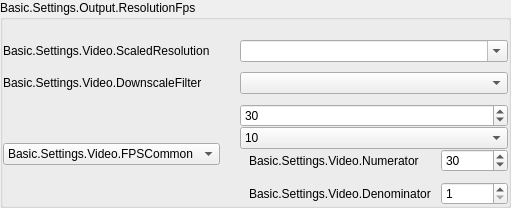
                  <widget class="QGroupBox" name="groupBoxOutputResolutionFps">
                   <property name="title">
                    <string>Basic.Settings.Output.ResolutionFps</string>
                   </property>
                   <layout class="QGridLayout" name="gridLayout_3" columnstretch="0,1">
                    <property name="leftMargin">
                     <number>0</number>
                    </property>
                    <property name="topMargin">
                     <number>20</number>
                    </property>
                    <property name="rightMargin">
                     <number>0</number>
                    </property>
                    <property name="bottomMargin">
                     <number>0</number>
                    </property>
                    <property name="horizontalSpacing">
                     <number>20</number>
                    </property>
                    <property name="verticalSpacing">
                     <number>10</number>
                    </property>
                    <item row="0" column="0">
                     <widget class="QLabel" name="label_71">
                      <property name="sizePolicy">
                       <sizepolicy hsizetype="Preferred" vsizetype="Expanding">
                        <horstretch>0</horstretch>
                        <verstretch>0</verstretch>
                       </sizepolicy>
                      </property>
                      <property name="text">
                       <string>Basic.Settings.Video.ScaledResolution</string>
                      </property>
                      <property name="wordWrap">
                       <bool>true</bool>
                      </property>
                      <property name="buddy">
                       <cstring>outputResolution</cstring>
                      </property>
                      <property name="useFor" stdset="0">
                       <string notr="true">FormLabelRole</string>
                      </property>
                     </widget>
                    </item>
                    <item row="0" column="1">
                     <widget class="PLSEditableComboBox" name="outputResolution_2">
                      <property name="editable">
                       <bool>true</bool>
                      </property>
                      <property name="currentText">
                       <string notr="true"/>
                      </property>
                      <property name="uistep" stdset="0">
                       <string notr="true">Output (Scaled) Resolution</string>
                      </property>
                     </widget>
                    </item>
                    <item row="1" column="0">
                     <widget class="QLabel" name="label_68">
                      <property name="sizePolicy">
                       <sizepolicy hsizetype="Preferred" vsizetype="Expanding">
                        <horstretch>0</horstretch>
                        <verstretch>0</verstretch>
                       </sizepolicy>
                      </property>
                      <property name="text">
                       <string>Basic.Settings.Video.DownscaleFilter</string>
                      </property>
                      <property name="wordWrap">
                       <bool>true</bool>
                      </property>
                      <property name="useFor" stdset="0">
                       <string notr="true">FormLabelRole</string>
                      </property>
                     </widget>
                    </item>
                    <item row="1" column="1">
                     <widget class="PLSComboBox" name="downscaleFilter">
                      <property name="enabled">
                       <bool>true</bool>
                      </property>
                      <property name="uistep" stdset="0">
                       <string notr="true">Downscale Filter</string>
                      </property>
                     </widget>
                    </item>
                    <item row="2" column="0">
                     <widget class="PLSComboBox" name="fpsType">
                      <property name="sizePolicy">
                       <sizepolicy hsizetype="Preferred" vsizetype="Fixed">
                        <horstretch>0</horstretch>
                        <verstretch>0</verstretch>
                       </sizepolicy>
                      </property>
                      <property name="currentText">
                       <string>Basic.Settings.Video.FPSCommon</string>
                      </property>
                      <property name="sizeAdjustPolicy">
                       <enum>QComboBox::AdjustToContents</enum>
                      </property>
                      <property name="uistep" stdset="0">
                       <string notr="true">FPS Type</string>
                      </property>
                      <item>
                       <property name="text">
                        <string>Basic.Settings.Video.FPSCommon</string>
                       </property>
                      </item>
                      <item>
                       <property name="text">
                        <string>Basic.Settings.Video.FPSInteger</string>
                       </property>
                      </item>
                      <item>
                       <property name="text">
                        <string>Basic.Settings.Video.FPSFraction</string>
                       </property>
                      </item>
                     </widget>
                    </item>
                    <item row="2" column="1">
                     <layout class="QVBoxLayout" name="verticalLayout_7">
                      <property name="spacing">
                       <number>0</number>
                      </property>
                      <item>
                       <widget class="PLSSpinBox" name="fpsInteger">
                        <property name="sizePolicy">
                         <sizepolicy hsizetype="Expanding" vsizetype="Fixed">
                          <horstretch>0</horstretch>
                          <verstretch>0</verstretch>
                         </sizepolicy>
                        </property>
                        <property name="minimum">
                         <number>1</number>
                        </property>
                        <property name="maximum">
                         <number>120</number>
                        </property>
                        <property name="value">
                         <number>30</number>
                        </property>
                       </widget>
                      </item>
                      <item>
                       <widget class="PLSComboBox" name="fpsCommon">
                        <property name="currentText">
                         <string notr="true">10</string>
                        </property>
                        <property name="currentIndex">
                         <number>0</number>
                        </property>
                        <property name="uistep" stdset="0">
                         <string notr="true">Common FPS Values</string>
                        </property>
                        <item>
                         <property name="text">
                          <string notr="true">10</string>
                         </property>
                        </item>
                        <item>
                         <property name="text">
                          <string notr="true">20</string>
                         </property>
                        </item>
                        <item>
                         <property name="text">
                          <string>24 NTSC</string>
                         </property>
                        </item>
                        <item>
                         <property name="text">
                          <string>25 PAL</string>
                         </property>
                        </item>
                        <item>
                         <property name="text">
                          <string notr="true">29.97</string>
                         </property>
                        </item>
                        <item>
                         <property name="text">
                          <string notr="true">30</string>
                         </property>
                        </item>
                        <item>
                         <property name="text">
                          <string notr="true">48</string>
                         </property>
                        </item>
                        <item>
                         <property name="text">
                          <string>50 PAL</string>
                         </property>
                        </item>
                        <item>
                         <property name="text">
                          <string notr="true">59.94</string>
                         </property>
                        </item>
                        <item>
                         <property name="text">
                          <string notr="true">60</string>
                         </property>
                        </item>
                       </widget>
                      </item>
                      <item>
                       <widget class="QWidget" name="fpsDenNumWidget" native="true">
                        <layout class="QGridLayout" name="gridLayout">
                         <property name="topMargin">
                          <number>0</number>
                         </property>
                         <property name="rightMargin">
                          <number>0</number>
                         </property>
                         <property name="bottomMargin">
                          <number>0</number>
                         </property>
                         <property name="spacing">
                          <number>10</number>
                         </property>
                         <item row="0" column="0">
                          <widget class="QLabel" name="label_69">
                           <property name="text">
                            <string>Basic.Settings.Video.Numerator</string>
                           </property>
                          </widget>
                         </item>
                         <item row="0" column="1">
                          <widget class="PLSSpinBox" name="fpsNumerator">
                           <property name="sizePolicy">
                            <sizepolicy hsizetype="Expanding" vsizetype="Fixed">
                             <horstretch>0</horstretch>
                             <verstretch>0</verstretch>
                            </sizepolicy>
                           </property>
                           <property name="minimum">
                            <number>1</number>
                           </property>
                           <property name="maximum">
                            <number>1000000</number>
                           </property>
                           <property name="value">
                            <number>30</number>
                           </property>
                          </widget>
                         </item>
                         <item row="1" column="0">
                          <widget class="QLabel" name="label_70">
                           <property name="text">
                            <string>Basic.Settings.Video.Denominator</string>
                           </property>
                          </widget>
                         </item>
                         <item row="1" column="1">
                          <widget class="PLSSpinBox" name="fpsDenominator">
                           <property name="sizePolicy">
                            <sizepolicy hsizetype="Expanding" vsizetype="Fixed">
                             <horstretch>0</horstretch>
                             <verstretch>0</verstretch>
                            </sizepolicy>
                           </property>
                           <property name="minimum">
                            <number>1</number>
                           </property>
                           <property name="maximum">
                            <number>1000000</number>
                           </property>
                          </widget>
                         </item>
                        </layout>
                       </widget>
                      </item>
                     </layout>
                    </item>
                   </layout>
                  </widget>
